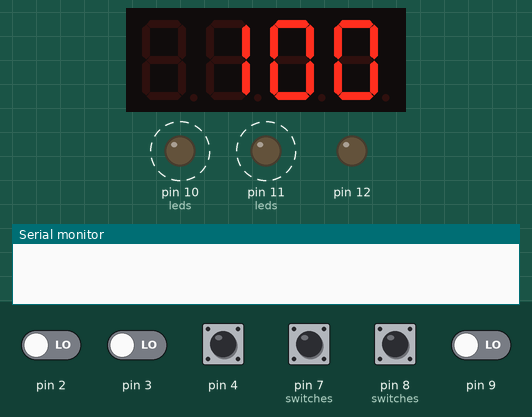
This sketch was run on a simulated Arduino Uno, built with avr-gcc and run on an emulated ATmega328P. On the bench: 4-digit seven-segment display, output pins drawn as LEDs (lit = HIGH), the last lines printed to the serial monitor. Dashed ring = blinking. Inputs (shaded band) come from the test bench; at power-on: pin 4, pin 7 (switches), pin 8 (switches) HIGH, pin 2, pin 3, pin 9 LOW.

Above: at 1.6 s.
1.7 s: pin 9 driven HIGH
At 2.15 s:
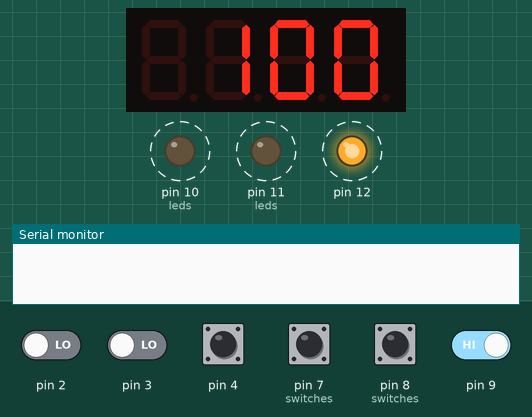
3.8 s: pin 2 driven HIGH
At 4.27 s:
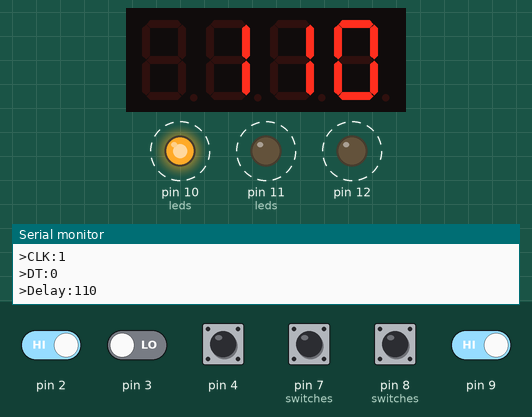
5.7 s: pin 9 driven LOW
At 5.85 s:
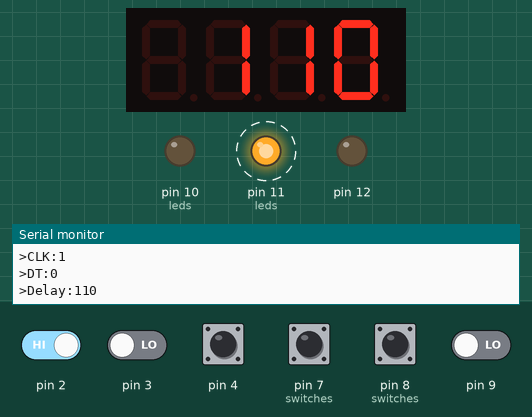
Timing chart, 0 to 13.2 s (numbered marks = the images above; inputs shaded):
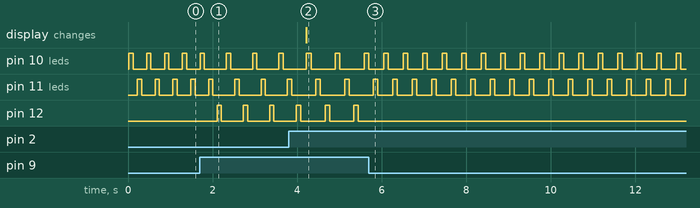

The sketch:

adjustableflash.ino
```cpp
#include <TM1637Display.h>

// Seven segment pins

#define SEG_CLK		PIN6
#define SEG_DIO 	PIN5

// Rotary encoder pins

#define ENC_CLK 	PIN2
#define ENC_DT 		PIN3
#define ENC_SW 		PIN4

// Flash delay definitions

const int 	min			= 10;
const int 	max			= 200;
const int 	increment	= 10;
int 		flashDelay	= 100;

// Seven segment and rotary encoder definitions

TM1637Display 	sevenSegment	= TM1637Display(SEG_CLK, SEG_DIO);
int 			currentCLK 		= 0;
int 			previousCLK 	= 0;

// Light and switch definitions

enum LED 	: int {LED1 = 10, LED2 = 11, LED3 = 12};
enum Switch : int {SWITCH1 = 7, SWITCH2 = 8, SWITCH3 = 9};

LED 	leds[3] 	= {LED1, LED2, LED3};
Switch 	switches[3] = {SWITCH1, SWITCH2, SWITCH3};

// Called at startup, used to initialize program
void setup()
{
	// Configure encoder

	pinMode(ENC_CLK,	INPUT);
	pinMode(ENC_DT,		INPUT);
	pinMode(ENC_SW,		INPUT_PULLUP); // Using an internal resistor, force the button high to prevent floating from 0-5V

	// Note: interrupts only work on digital pins 2 and 3

	attachInterrupt(digitalPinToInterrupt(ENC_CLK), updateDelay, CHANGE);
	attachInterrupt(digitalPinToInterrupt(ENC_DT), updateDelay, CHANGE);

	// Configure lights and switches

	for(int i = 0; i < 3; ++i)
	{
		pinMode(leds[i], OUTPUT);
		pinMode(switches[i], INPUT);
	}

	// Configure seven segment display

	sevenSegment.setBrightness(1);
	sevenSegment.showNumberDec(flashDelay);

	previousCLK = digitalRead(ENC_CLK);	// Initial encoder position

	Serial.begin(9600);
}

// Routine called at regular intervals
void loop()
{
	// Reset delay if the encoder dislay is pressed

	if (digitalRead(ENC_SW) == LOW)
	{
		flashDelay = 100;
	}

	// Flash the LEDs

	for(int i = 0; i < 3; ++i)
	{
		flashLED(leds[i], switches[i]);
	}

	// Update the display

	sevenSegment.showNumberDec(flashDelay);
}

// Flashes the led if the switch is set
void flashLED(LED led, Switch pin)
{
	if(digitalRead(pin))
	{
		digitalWrite(led, HIGH);
        delay(flashDelay);
        digitalWrite(led, LOW);
        delay(flashDelay);
	}
}

// Interrupt routine called when rotary encoder has pulsed
void updateDelay()
{
	currentCLK = digitalRead(ENC_CLK);

	Serial.print(">CLK:");
	Serial.println(currentCLK);

	if (currentCLK != previousCLK)
	{
		// Encoder has been rotated

		Serial.print(">DT:");
		Serial.println(digitalRead(ENC_DT));

		if (digitalRead(ENC_DT) != currentCLK)
		{
			// Different signals indicate clockwise rotation

			if(flashDelay < max)
			{
				flashDelay += increment;
			}
		}
		else
		{
			// Same signals indicate counter-clockwise rotation

			if(flashDelay > min)
			{
				flashDelay -= increment;
			}
		}
	}

	Serial.print(">Delay:");
	Serial.println(flashDelay);

	previousCLK = currentCLK;
}
```

Measured:
- after the input at 1.7 s, pin 10 (leds): alternates HIGH for 0.10 s and LOW for 0.52 s, starting after 0.63 s; pin 11 (leds): alternates HIGH for 0.10 s and LOW for 0.52 s, starting after 0.83 s; pin 12: alternates HIGH for 0.10 s and LOW for 0.52 s, starting after 0.41 s
- after the input at 3.8 s, the display: changes after 0.42 s (image 2)
- after the input at 5.7 s, pin 10 (leds): alternates HIGH for 0.11 s and LOW for 0.35 s, starting after 0.35 s; pin 11 (leds): alternates HIGH for 0.11 s and LOW for 0.35 s, starting after 0.57 s; pin 12: stops changing and stays LOW
- by itself, pin 10 (leds), pin 11 (leds): alternates HIGH for 0.10 s and LOW for 0.32 s
